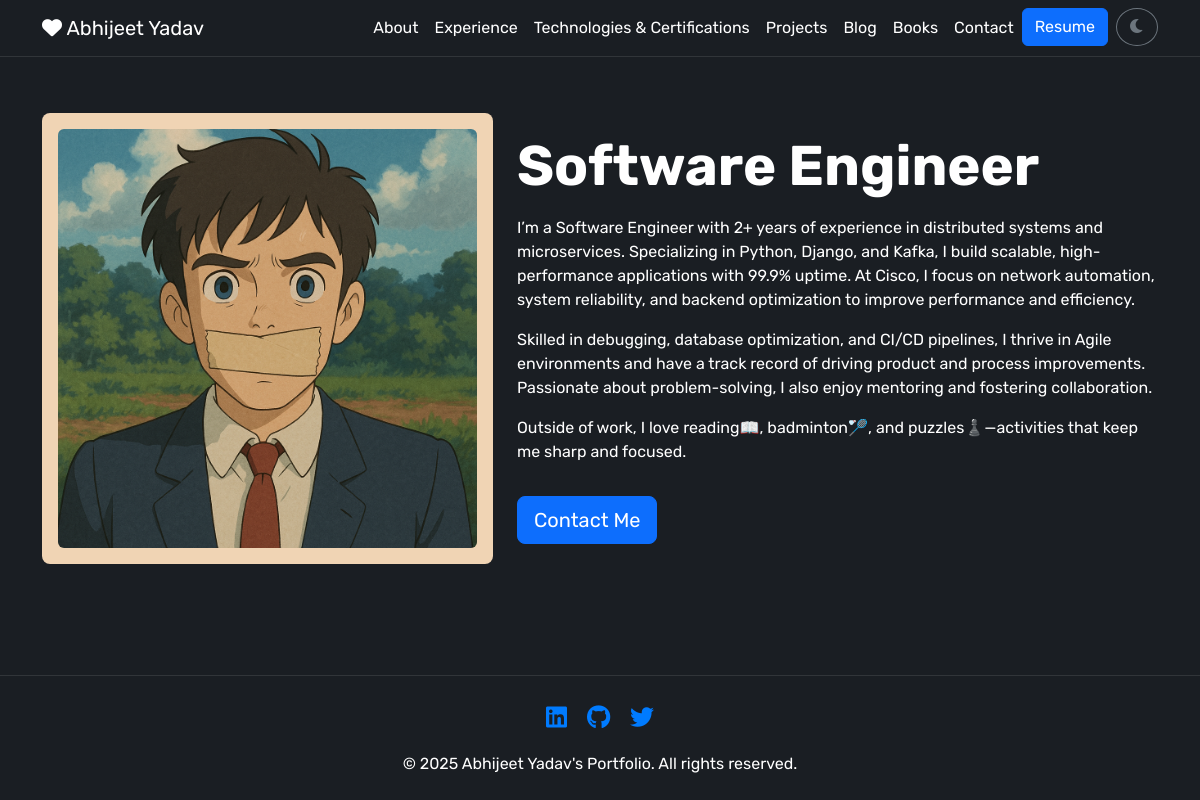
The page / on the database its author committed.
### main/models.py (models this page shows, shortened)
class Profile(models.Model):
    name = models.CharField(max_length=100)
    title = models.CharField(max_length=100)
    bio = models.TextField()
    profile_image = models.ImageField(upload_to='profile/')
    resume = models.FileField(upload_to='resume/', blank=True, null=True)

class SocialLink(models.Model):
    PLATFORM_CHOICES = (
        ('linkedin', 'LinkedIn'),
        ('twitter', 'Twitter'),
        ('github', 'GitHub'),
    )
    platform = models.CharField(max_length=20, choices=PLATFORM_CHOICES)
    url = models.URLField()
    profile = models.ForeignKey(Profile, on_delete=models.CASCADE, related_name='social_links')

### main/views.py (the view)
# urls.py: path('', views.home, name='home'),
def home(request):
    profile = Profile.objects.first()
    experiences = Experience.objects.all().order_by('-start_date')
    technologies = Technology.objects.all()
    certifications = Certification.objects.all().order_by('-date_obtained')
    projects = Project.objects.all()
    context = {
        'profile': profile,
        'experiences': experiences,
        'technologies': technologies,
        'certifications': certifications,
        'projects': projects,
    }
    return render(request, 'main/home.html', context)

### main/context_processors.py (called while the page is built)
def profile_context(request):
    return {
        'profile': Profile.objects.first(),
        'current_year': __import__('datetime').datetime.now().year
    }

### templates/main/home.html (shortened to what this page needs)
{% extends 'base.html' %}
{% block content %}
<div class="row align-items-center hero-section">
    <div class="col-md-5">
        <div class="profile-image-container">
            {% if profile.profile_image %}
            <img src="{{ profile.profile_image.url }}" alt="{{ profile.name }}" class="img-fluid rounded">
            {% else %}
            <div class="placeholder-image bg-secondary text-white d-flex align-items-center justify-content-center" style="height: 300px;">
                <i class="fas fa-user fa-5x"></i>
            </div>
            {% endif %}
        </div>
    </div>
    <div class="col-md-7">
        <h1 class="display-4 fw-bold">{% if profile %}{{ profile.title }}{% else %}Software Developer{% endif %}</h1>
        <p class="lead">{% if profile %}{{ profile.bio|linebreaks }}{% else %}Welcome to my portfolio website. Please add your profile information in the admin panel.{% endif %}</p>
        <a href="{% url 'contact' %}" class="btn btn-primary btn-lg mt-3">Contact Me</a>
    </div>
</div>
{% endblock %}

### templates/base.html (shortened to what this page needs)
<!DOCTYPE html>
<html lang="en">
<head>
    <link href="https://cdn.jsdelivr.net/npm/bootstrap@5.3.0-alpha1/dist/css/bootstrap.min.css" rel="stylesheet">
    <link rel="stylesheet" href="https://cdnjs.cloudflare.com/ajax/libs/font-awesome/6.0.0/css/all.min.css">
    {% load static %}
    <link rel="stylesheet" href="{% static 'css/style.css' %}">
</head>
<body class="dark-theme">
    <header class="navbar navbar-expand-lg">
        <div class="container">
            <a class="navbar-brand" href="{% url 'home' %}">
                <i class="fas fa-heart"></i> {{ profile.name }}
            </a>
            <div class="collapse navbar-collapse" id="navbarNav">
                <ul class="navbar-nav ms-auto">
                    <li class="nav-item">
                        <a class="nav-link {% if request.path == '/about/' %}active{% endif %}" href="{% url 'about' %}">About</a>
                    </li>
                    <li class="nav-item">
                        <a class="nav-link {% if request.path == '/experience/' %}active{% endif %}" href="{% url 'experience' %}">Experience</a>
                    </li>
                    <li class="nav-item">
                        <a class="nav-link {% if request.path == '/technologies/' %}active{% endif %}" href="{% url 'technologies' %}">Technologies & Certifications</a>
                    </li>
                    <li class="nav-item">
                        <a class="nav-link {% if request.path == '/projects/' %}active{% endif %}" href="{% url 'projects' %}">Projects</a>
                    </li>
                    <li class="nav-item">
                        <a class="nav-link {% if request.path == '/blog/' %}active{% endif %}" href="{% url 'blog' %}">Blog</a>
                    </li>
                    <li class="nav-item">
                        <a class="nav-link {% if request.path == '/books/' %}active{% endif %}" href="{% url 'books' %}">Books</a>
                    </li>
                    <li class="nav-item">
                        <a class="nav-link {% if request.path == '/contact/' %}active{% endif %}" href="{% url 'contact' %}">Contact</a>
                    </li>
                    {% if profile.resume %}
                    <li class="nav-item">
                        <a class="btn btn-primary" href="{{ profile.resume.url }}" target="_blank">Resume</a>
                    </li>
                    {% endif %}
                    <li class="nav-item ms-2">
                        <button id="theme-toggle" class="btn btn-outline-secondary rounded-circle">
                            <i class="fas fa-moon"></i>
                        </button>
                    </li>
                </ul>
            </div>
        </div>
    </header>
    <main class="container my-4">
        {% block content %}{% endblock %}
    </main>
    <footer class="py-4">
        <div class="container text-center">
            <div class="social-links mb-3">
                {% for social in profile.social_links.all %}
                    {% if social.platform == 'linkedin' %}
                        <a href="{{ social.url }}" target="_blank" class="mx-2"><i class="fab fa-linkedin"></i></a>
                    {% elif social.platform == 'twitter' %}
                        <a href="{{ social.url }}" target="_blank" class="mx-2"><i class="fab fa-twitter"></i></a>
                    {% elif social.platform == 'github' %}
                        <a href="{{ social.url }}" target="_blank" class="mx-2"><i class="fab fa-github"></i></a>
                    {% endif %}
                {% endfor %}
            </div>
            <p class="mb-0">© {{ current_year }} {{ profile.name }}'s Portfolio. All rights reserved.</p>
        </div>
    </footer>
</body>
</html>

### static/css/style.css (style rules this page uses)
:root { --primary-color: #007bff; --dark-bg: #1a1e23; --dark-text: #ffffff; --dark-secondary: #2c3038; --light-bg: #ffffff; --light-text: #212529; --light-secondary: #f8f9fa; --transition: all 0.3s ease; --font-family: "Rubik", sans-serif; }
body { font-family: var(--font-family); font-optical-sizing: auto; font-weight: 400; font-style: normal; transition: var(--transition); min-height: 100vh; display: flex; flex-direction: column; }
body.dark-theme { background-color: var(--dark-bg); color: var(--dark-text); }
header { padding: 1rem 0; border-bottom: 1px solid rgba(255, 255, 255, 0.1); }
.dark-theme .navbar { background-color: var(--dark-bg); }
.dark-theme .navbar-brand, .dark-theme .nav-link { color: var(--dark-text); }
main { flex: 1; }
.hero-section { padding: 2rem 0; }
.profile-image-container { background-color: #f0d4b4; border-radius: 8px; overflow: hidden; padding: 1rem; }
footer { margin-top: auto; border-top: 1px solid rgba(255, 255, 255, 0.1); }
.dark-theme footer { background-color: var(--dark-bg); }
.social-links a { font-size: 1.5rem; color: var(--primary-color); transition: var(--transition); }

### rows shown on the page
Profile: name "Abhijeet Yadav", profile_image (picture), title "Software Engineer", bio "I’m a Software Engineer with 2+ years of experience in distributed systems and microservices. Specializing in Python, Django, and Kafka, I build scalable, high-performance applications with 99.9% uptime. At Cisco, I focus on network automation, system reliability, and backend optimization to improve performance and efficiency. Skilled in debugging, database optimization, and CI/CD pipelines, I thrive in Agile environments and have a track record of driving product and process improvements. Passionate about problem-solving, I also enjoy mentoring and fostering collaboration. Outside of work, I love reading📖, badminton🏸, and puzzles♟️—activities that keep me sharp and focused."

### other values the page prints
{{ current_year }} "2025"
